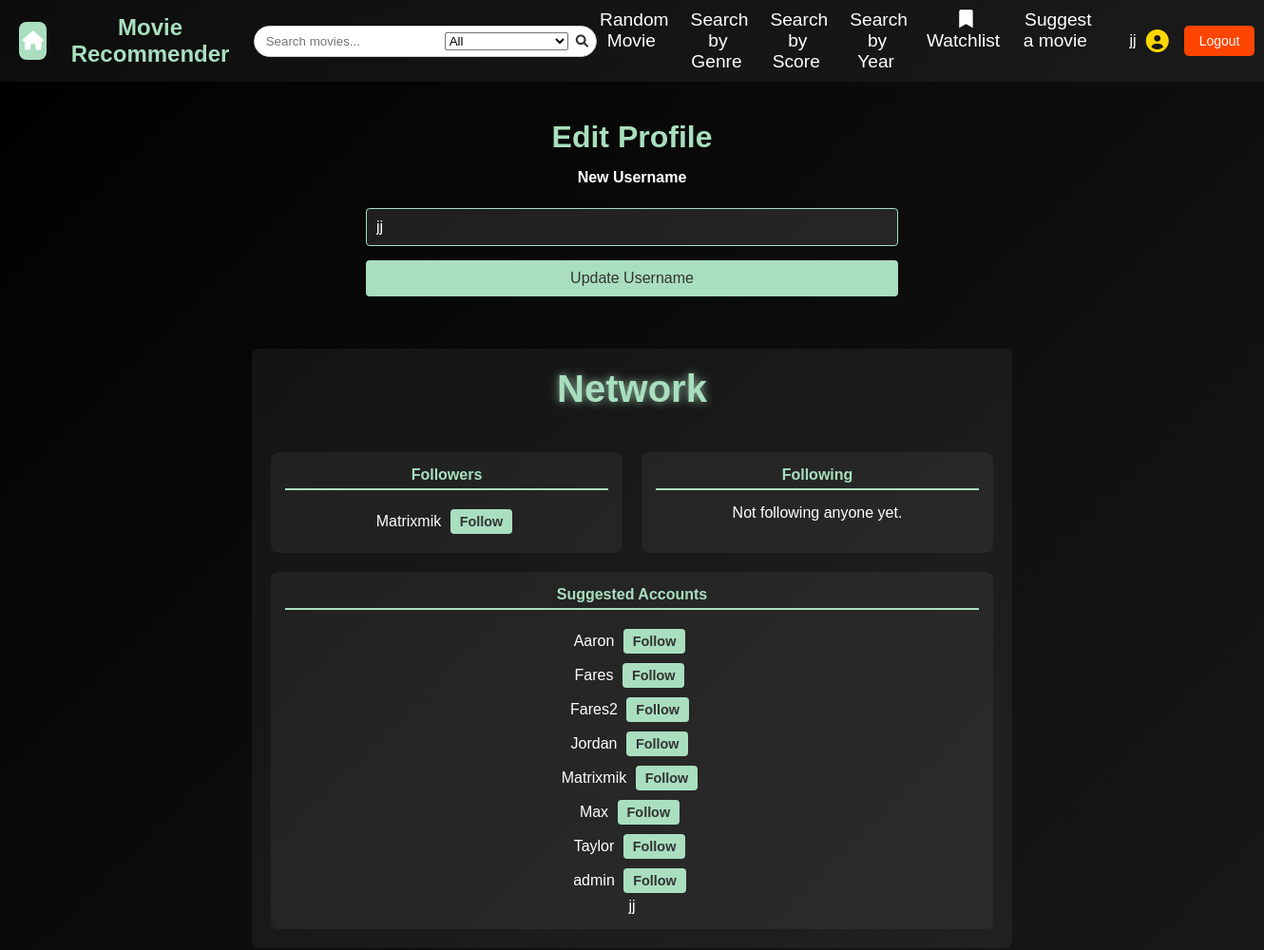
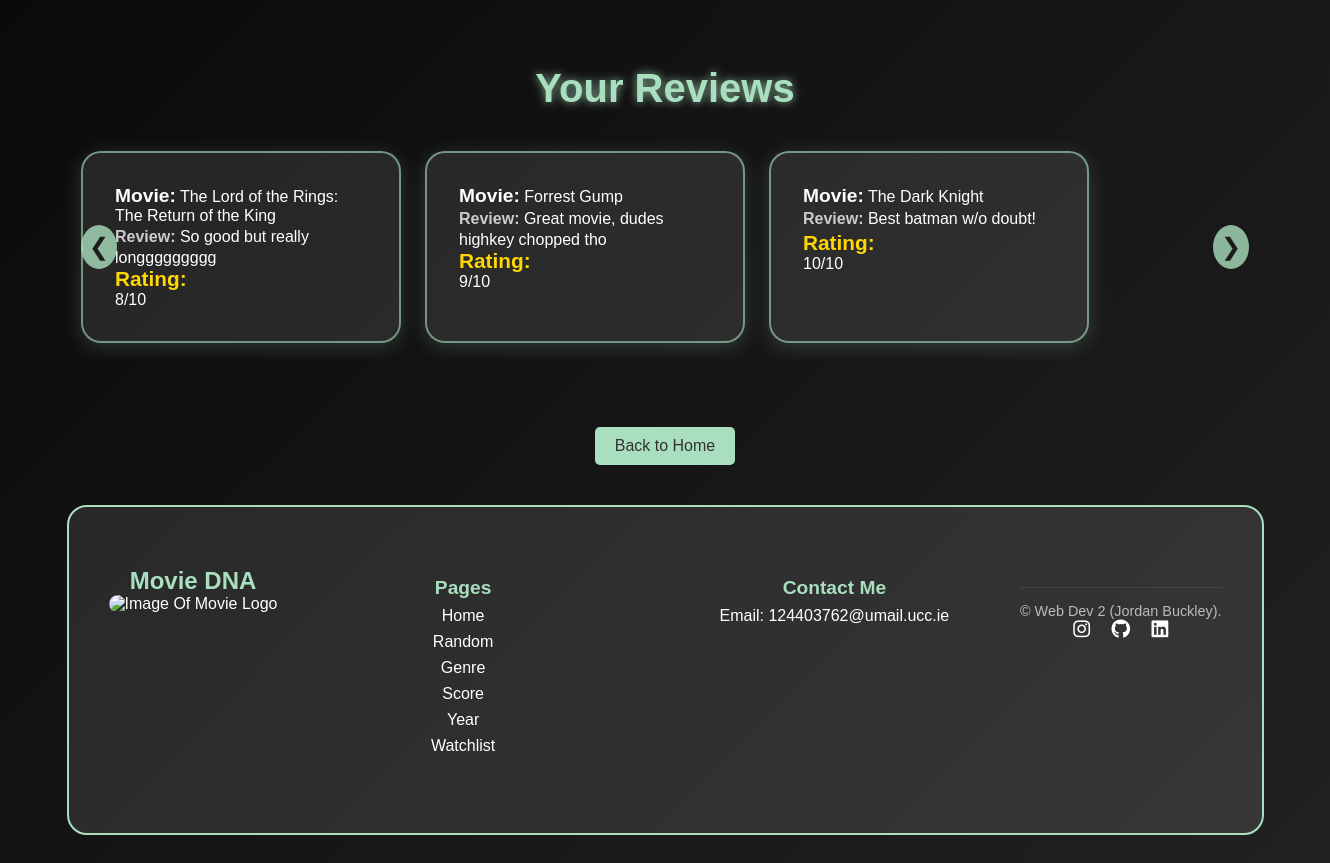
/user (signed in), run on an earlier commit of the app's database (2 pictures, top to bottom).
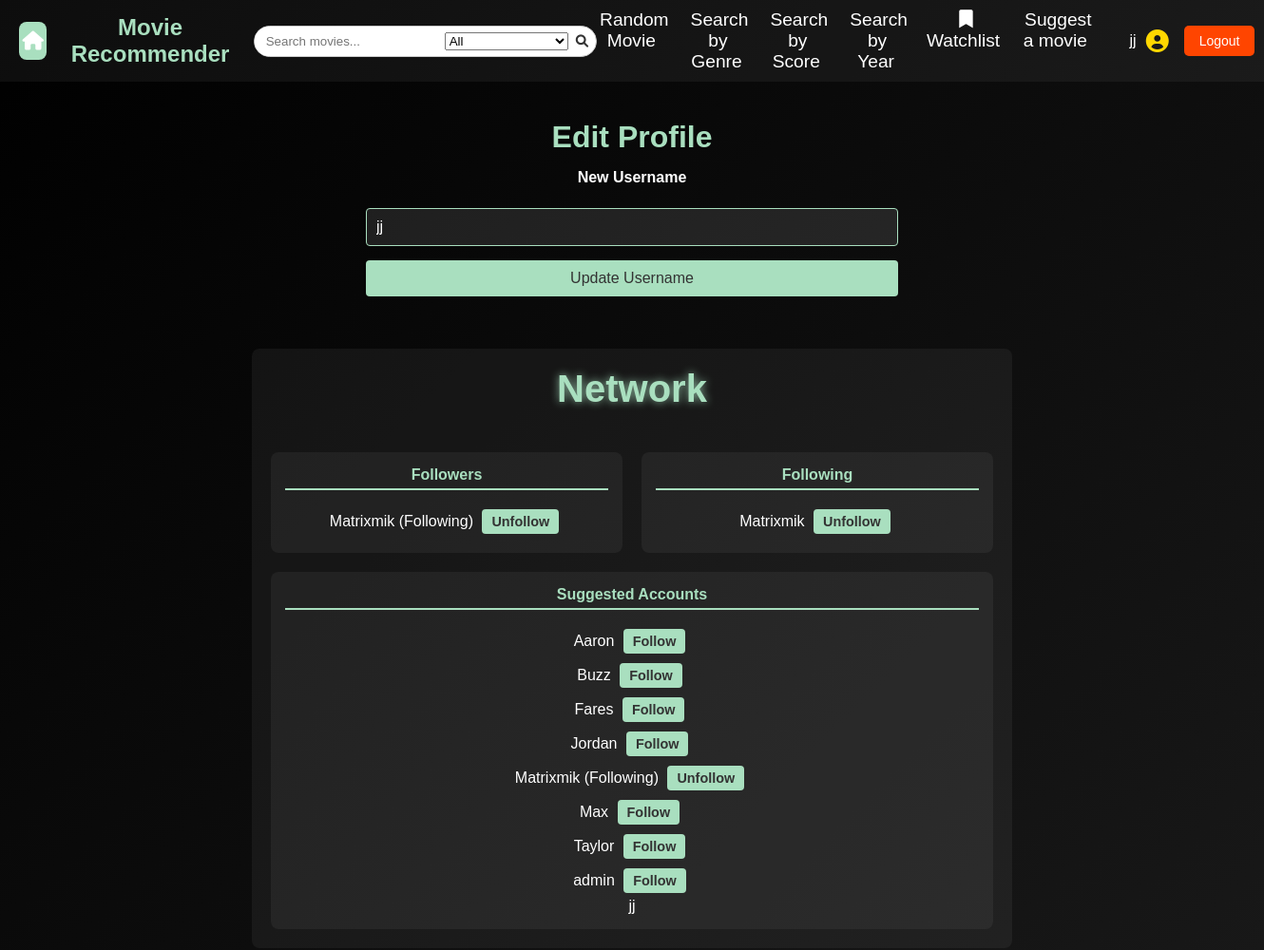
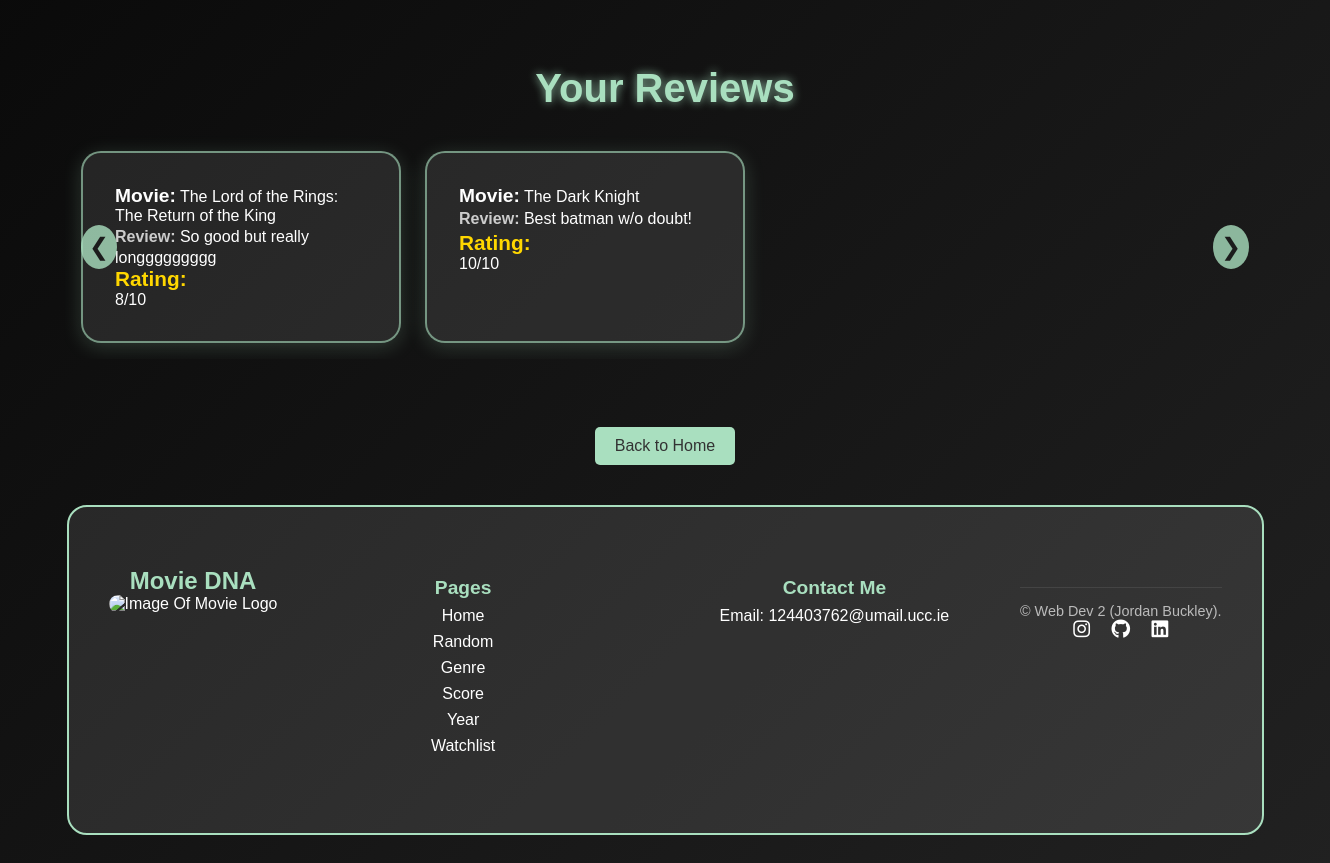
And on a later commit of the database (2 pictures, top to bottom).
### tables this page shows
CREATE TABLE network (
    follower TEXT NOT NULL,
    following TEXT NOT NULL,
    PRIMARY KEY (follower, following),
    FOREIGN KEY (follower) REFERENCES users(user_id),
    FOREIGN KEY (following) REFERENCES users(user_id)
);

CREATE TABLE users (
    user_id TEXT PRIMARY KEY,
    password TEXT NOT NULL
, is_admin BOOLEAN DEFAULT FALSE);

CREATE TABLE reviews (
    id INTEGER PRIMARY KEY AUTOINCREMENT,
    movie_id INTEGER NOT NULL,
    user TEXT NOT NULL,
    review_text TEXT NOT NULL,
    rating INTEGER NOT NULL CHECK(rating >= 1 AND rating <= 10),
    FOREIGN KEY (movie_id) REFERENCES movies(movie_id)
);

CREATE TABLE movies 
(
    movie_id INTEGER PRIMARY KEY AUTOINCREMENT,
    title TEXT NOT NULL,
    genre TEXT NOT NULL,
    score FLOAT,
    year INTEGER,
    director TEXT,
    description TEXT
, image_path TEXT);

### app.py (the view, shortened to what this page needs)
@app.route('/user', methods=["GET", "POST"])
@login_required
def user():
    db = get_db()
    user_id = session.get("user_id")
    form = UpdateUsernameForm()
    reviews = db.execute("""
        SELECT reviews.*, movies.title
        FROM reviews
        JOIN movies ON reviews.movie_id = movies.movie_id
        WHERE reviews.user = ?
    """, (user_id,)).fetchall()
    all_users = db.execute("SELECT user_id FROM users").fetchall()
    followers = db.execute(
        "SELECT follower FROM network WHERE following = ?",
        (user_id,)
    ).fetchall()
    following = db.execute(
        "SELECT following FROM network WHERE follower = ?",
        (user_id,)
    ).fetchall()
    follower_set = {follower["follower"] for follower in followers}
    following_set = {follow["following"] for follow in following}
    return render_template(
        'user.html',
            form=form,
            reviews=reviews,
            all_users=all_users,
            followers=followers,
            following=following,
            follower_set=follower_set,
            following_set=following_set
    )

### forms.py
class UpdateUsernameForm(FlaskForm):
    username = StringField("New Username", validators=[InputRequired()])
    submit = SubmitField("Update Username")

### app.py (called while the page is built)
@app.before_request
def load_logged_in_user():
    g.user = session.get("user_id")
    g.is_admin = session.get("is_admin", False)

def login_required(view):
    @wraps(view)
    def wrapped_view(*args, **kwargs):
        if g.user is None:
            return(redirect(url_for("login", next=request.url)))
        return view(*args, **kwargs)
    return wrapped_view

### database.py (called while the page is built)
def get_db():
    if "db" not in g:
        g.db = sqlite3.connect(DATABASE,
                                detect_types=sqlite3.PARSE_DECLTYPES
                        )
        g.db.row_factory = sqlite3.Row
    return g.db

### templates/user.html (shortened to what the changed rows need)
{% extends "base.html" %}
{% block styles %}
    <link rel="stylesheet" href="{{ url_for('static', filename='users.css') }}">
{% endblock %}
{% block main_content %}
    <section id="edit-profile">
        <h2>Edit Profile</h2>
    </section>
    <section id="network">
        <div id="network-columns">
            <section id="follower-page">
                <ul>
                    {% for follower in followers %}
                        <li>
                            {{ follower.follower }}
                            {% if follower.follower != session["user_id"] %}
                                {% if follower.follower in following_set %}
                                    <span>(Following)</span>
                                    <a href="{{ url_for('unfollow_user', username=follower.follower) }}" class="btn">Unfollow</a>
                                {% else %}
                                    <a href="{{ url_for('follow_user', username=follower.follower) }}" class="btn">Follow</a>
                                {% endif %}
                            {% endif %}
                        </li>
                    {% else %}
                        <li>No followers yet.</li>
                    {% endfor %}
                </ul>
            </section>
            <section id="network-page">
                <ul>
                    {% for follow in following %}
                        <li>
                            {{ follow.following }}
                            {% if follow.following != session["user_id"] %}
                                <a href="{{ url_for('unfollow_user', username=follow.following) }}" class="btn">Unfollow</a>
                            {% endif %}
                        </li>
                    {% else %}
                        <li>Not following anyone yet.</li>
                    {% endfor %}
                </ul>
            </section>
        </div>
        <section id="suggestion">
            <ul>
                {% for user in all_users %}
                    <li>
                        {{ user.user_id }}
                        {% if user.user_id != session["user_id"] %}
                            {% if user.user_id in following_set %}
                                <span>(Following)</span>
                                <a href="{{ url_for('unfollow_user', username=user.user_id) }}" class="btn">Unfollow</a>
                            {% else %}
                                <a href="{{ url_for('follow_user', username=user.user_id) }}" class="btn">Follow</a>
                            {% endif %}
                        {% endif %}
                    </li>
                {% else %}
                    <li>No other users found.</li>
                {% endfor %}
            </ul>
        </section>
    </section>
    <section id="user-reviews">
        <div class="carousel-container">
            {% if reviews %}
                <ul id="reviews-list">
                    {% for review in reviews %}
                        <li class="review-item">
                            <strong class="review-movie">Movie:</strong> {{ review.title }}<br>
                            <strong class="review-text">Review:</strong> {{ review.review_text }}<br>
                            <strong class="review-rating">Rating:</strong> {{ review.rating }}/10
                        </li>
                    {% endfor %}
                </ul>
            {% else %}
                <p id="no-reviews-message">You haven't written any reviews yet.</p>
            {% endif %}
        </div>
    </section>
{% endblock %}

What changed in the data, as far as the page shows it:
removed users: user_id "Fares2"
removed reviews: title "Forrest Gump", review_text "Great movie, dudes highkey chopped tho", rating "9"
computed for network (number 1 of 2 on the later page): text "Follow" → "(Following) Unfollow"
added network: following "Matrixmik", shown under "Following"
added users: user_id "Buzz"
computed for users "Matrixmik": text "Follow" → "(Following) Unfollow"
Also different on the page:
text no longer shown: "Not following anyone yet."
